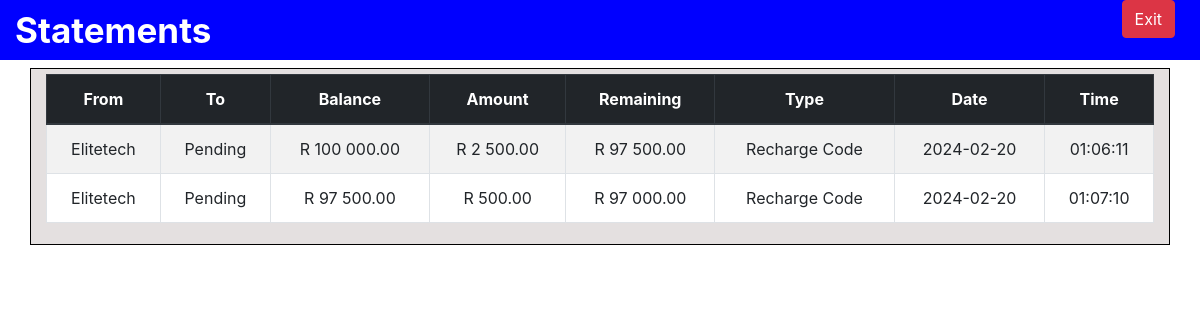
/statements (signed in), run on an earlier commit of the app's database.
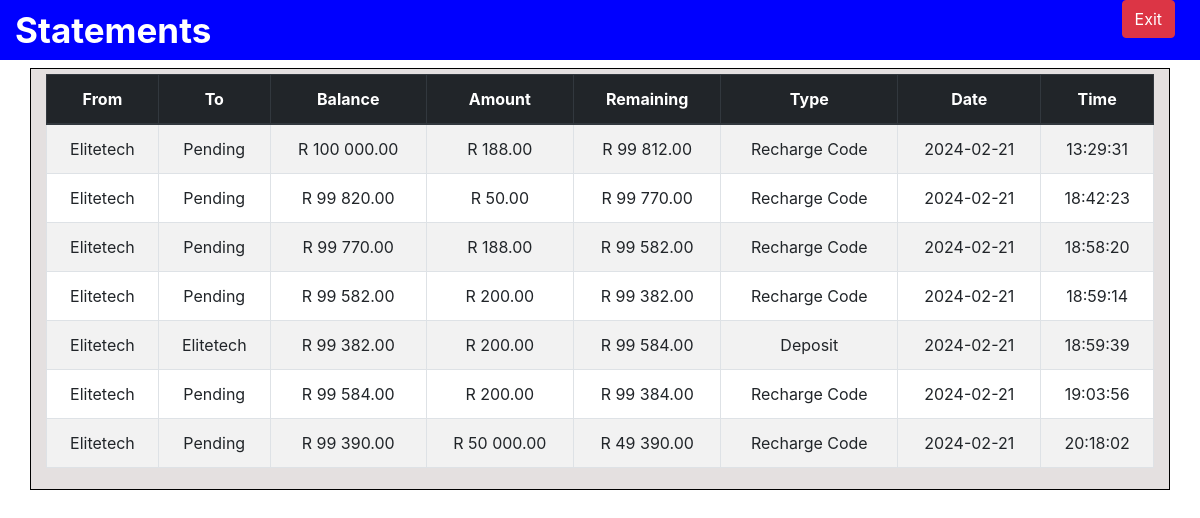
And on a later commit of the database.
### app_models/accounts.py (models this page shows)
class Transactions(db.Model):
    id = db.Column(db.Integer, primary_key=True)
    sender_name = db.Column(db.String(50))
    sender_account = db.Column(db.String(50))
    recipient_account = db.Column(db.String(50))
    recipient_name = db.Column(db.String(50))
    transaction_type = db.Column(db.String(50))
    transaction_amount = db.Column(db.Integer)
    currency = db.Column(db.String(100))
    currency_symbol = db.Column(db.String(5))
    charges = db.Column(db.Integer)
    before_balance = db.Column(db.Integer)
    remaining_balance = db.Column(db.Integer)
    transaction_date = db.Column(db.Date)
    transaction_time = db.Column(db.Time)
    recipient_id = db.Column(db.Integer)
    user_id = db.Column(db.ForeignKey("user.id"), nullable=False)

### app.py (the view)
@app.route("/statements", methods=['GET', 'POST'])
@login_required
def statements():
    page_name = 'statements'
    user_id = current_user.id
    account = Accounts.query.get(user_id)
    account_name = account.account_name
    account_balance = account.account_balance
    withdrawal_count = Withdrawals.query.filter_by(user_id=user_id).count()
    deposit_count = Deposits.query.filter_by(user_id=user_id).count()
    paycode_count = Recharge_Tokens.query.filter_by(user_id=user_id).count()
    payment_count = Payments.query.filter_by(user_id=user_id).count()
    transactions = Transactions.query.filter(
        (Transactions.user_id == user_id) | (Transactions.recipient_id == user_id)
    ).order_by(Transactions.transaction_date.desc()).all()
    transaction_amount = [format_balance(transaction.transaction_amount) for transaction in transactions]
    before_balance = [format_balance(transaction.before_balance) for transaction in transactions]
    remaining_balance = [format_balance(transaction.remaining_balance) for transaction in transactions]
    transaction_dates = [get_date(transaction.transaction_date) for transaction in transactions]
    transaction_times = [get_time(transaction.transaction_time) for transaction in transactions]
    return render_template("funds/statements.html", page_name=page_name,
                           account_balance=account_balance,
                           account_name=account_name,
                           transactions=transactions,
                           transaction_amount=transaction_amount,
                           before_balance = before_balance,
                           remaining_balance = remaining_balance,
                           transaction_dates=transaction_dates,
                           transaction_times=transaction_times,
                           withdrawal_count=withdrawal_count,
                           deposit_count=deposit_count,
                           paycode_count=paycode_count,
                           payment_count=payment_count,
                           )

### app.py (called while the page is built)
@login_manager.user_loader
def load_user(user_id):
    return User.query.get(int(user_id))

### app_modules/transact.py (called while the page is built)
def get_date(date):
    now = date
    year = now.year
    month = now.month
    day = now.day
    date = f"{year}-{month:02d}-{day:02d}"
    return date

def get_time(time):
    now = time
    hour = now.hour
    minutes = now.minute
    seconds = now.second
    time = f"{hour:02d}:{minutes:02d}:{seconds:02d}"
    return time

### templates/funds/statements.html (shortened to what this page needs)
{% extends 'layouts/statements.html' %}
{% block content %}
    <link rel="stylesheet" href="https://maxcdn.bootstrapcdn.com/bootstrap/4.0.0/css/bootstrap.min.css">
    <div class="container mt-3">
        <div class="row">
            <div class="col">Paycodes {{ paycode_count }}</div>
            <div class="col">Withdrawals {{ withdrawal_count }}</div>
            <div class="col">Deposits {{ deposit_count }}</div>
            <div class="col">Payments {{ payment_count }}</div>
        </div>
    </div>
    <div class="container mt-3">
        <div class="table-responsive">
            <table class="table table-bordered table-striped">
                <thead class="thead-dark">
                    <tr>
                        <th>From</th>
                        <th>To</th>
                        <th>Balance</th>
                        <th>Amount</th>
                        <th>Remaining</th>
                        <th>Type</th>
                        <th>Date</th>
                        <th>Time</th>
                    </tr>
                </thead>
                <tbody>
                    {% for transaction in transactions %}
                    <tr>
                        <td>{{ transaction.sender_name|title }}</td>
                        <td>{{ transaction.recipient_name|title }}</td>
                        <td>{{ before_balance[loop.index0] }}</td>
                        <td>{{transaction_amount[loop.index0] }}</td>
                        <td>{{ remaining_balance[loop.index0] }}</td>
                        <td>{{ transaction.transaction_type|title }} </td>
                        <td>{{ transaction_dates[loop.index0] }}</td>
                        <td>{{ transaction_times[loop.index0] }}</td>
                    </tr>
                    {% endfor %}
                </tbody>
            </table>
        </div>
    </div>
{% endblock %}

What changed in the data, as far as the page shows it:
no longer on this page (row edited): Transactions: before_balance "R 97 500.00", remaining_balance "R 97 000.00"
changed Transactions (number 1 of 7 on the later page): transaction_amount "R 2 500.00" → "R 188.00"; remaining_balance "R 97 500.00" → "R 99 812.00"; transaction_date "2024-02-20" → "2024-02-21"; transaction_times "01:06:11" → "13:29:31"
now on this page (row edited): Transactions: before_balance "R 99 820.00", remaining_balance "R 99 770.00"
now on this page (row edited): Transactions: before_balance "R 99 770.00", remaining_balance "R 99 582.00"
added Transactions: before_balance "R 99 582.00", remaining_balance "R 99 382.00"
added Transactions: before_balance "R 99 382.00", remaining_balance "R 99 584.00"
added Transactions: before_balance "R 99 584.00", remaining_balance "R 99 384.00"
added Transactions: before_balance "R 99 390.00", remaining_balance "R 49 390.00"
